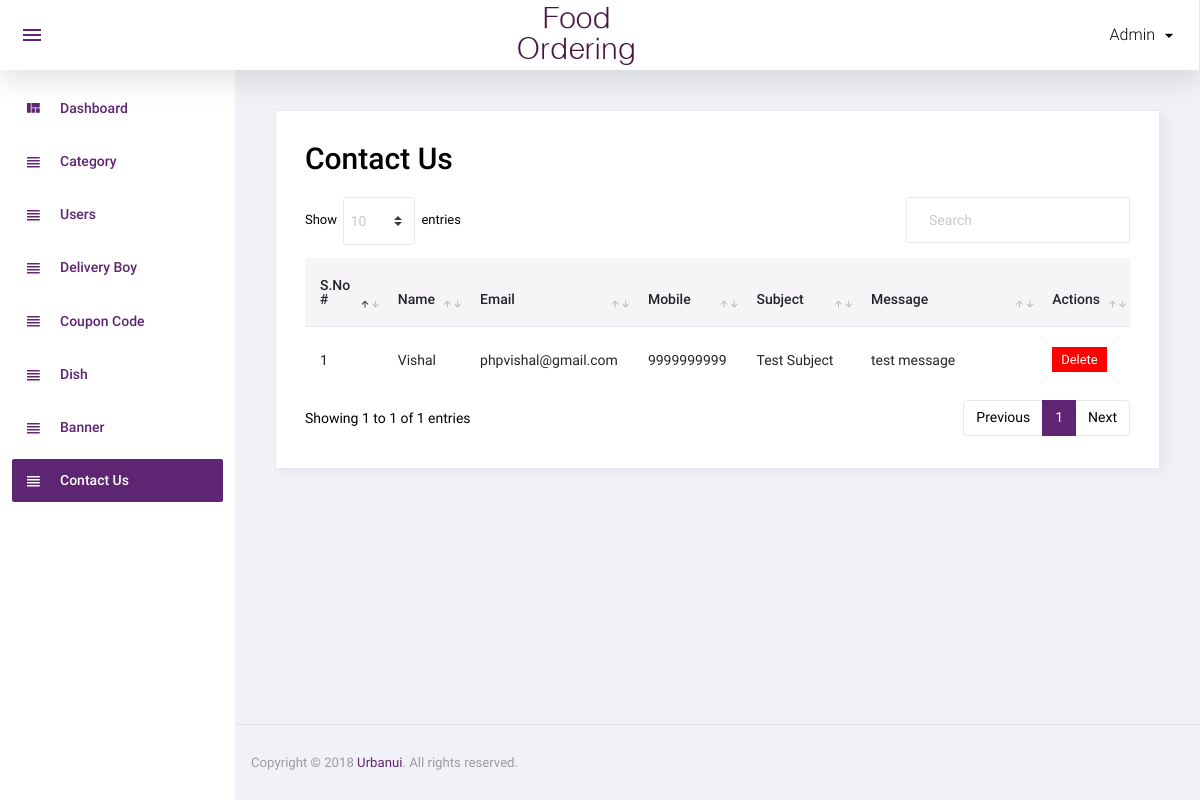
/admin/contact_us.php (signed in), run on the app's committed database.
### tables this page shows
CREATE TABLE `contact_us` (
  `id` int(11) NOT NULL,
  `name` varchar(100) NOT NULL,
  `email` varchar(100) NOT NULL,
  `mobile` varchar(15) NOT NULL,
  `subject` varchar(200) NOT NULL,
  `message` text NOT NULL,
  `added_on` datetime NOT NULL
);

### admin/contact_us.php (the view, shortened to what this page needs)
<?php
include('top.php');
$sql="select * from contact_us order by id";
$res=mysqli_query($con,$sql);
?>
  <div class="card">
            <div class="card-body">
              <h1 class="grid_title">Contact Us</h1>
              <div class="row grid_box">
                <div class="col-12">
                  <div class="table-responsive">
                    <table id="order-listing" class="table">
                      <thead>
                        <tr>
                            <th width="10%">S.No #</th>
                            <th width="10%">Name</th>
							<th width="10%">Email</th>
							<th width="10%">Mobile</th>
							<th width="19%">Subject</th>
							<th width="40%">Message</th>
                            <th width="10%">Actions</th>
                        </tr>
                      </thead>
                      <tbody>
                        <?php if(mysqli_num_rows($res)>0){
						$i=1;
						while($row=mysqli_fetch_assoc($res)){
						?>
						<tr>
                            <td><?php echo $i?></td>
                            <td><?php echo $row['name']?></td>
							<td><?php echo $row['email']?></td>
							<td><?php echo $row['mobile']?></td>
							<td><?php echo $row['subject']?></td>
							<td><?php echo $row['message']?></td>
							<td>
								<a href="?id=<?php echo $row['id']?>&type=delete"><label class="badge badge-danger delete_red hand_cursor">Delete</label></a>
							</td>
                        </tr>
                        <?php
						$i++;
						} } else { ?>
						<tr>
							<td colspan="5">No data found</td>
						</tr>
						<?php } ?>
                      </tbody>
                    </table>
                  </div>
				</div>
              </div>
            </div>
          </div>
<?php include('footer.php');?>

### data on the page
contact_us: name "Vishal", email "phpvishal@gmail.com", mobile "9999999999", subject "Test Subject", message "test message"

### other printed values
$_SESSION['ADMIN_USER'] "Admin"
